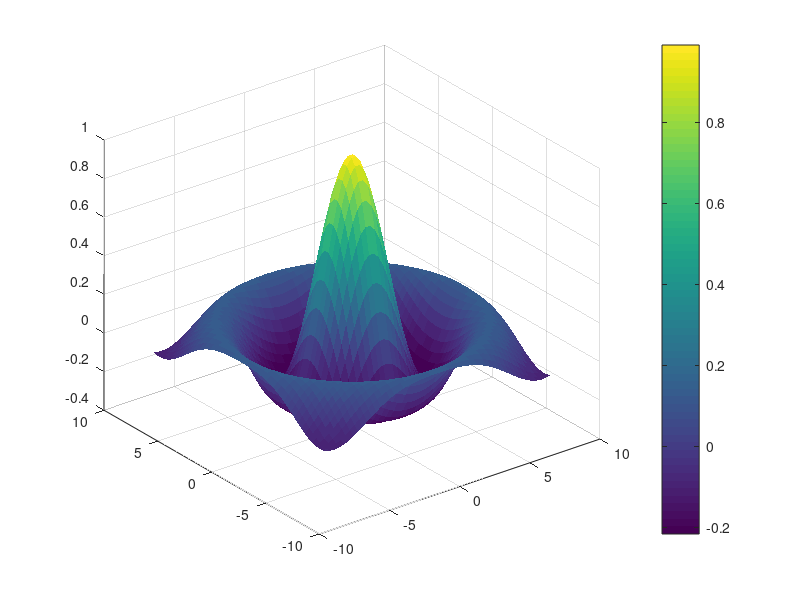

The MATLAB source for this figure:
[X, Y] = meshgrid(linspace(-8, 8, 50));
R = sqrt(X.^2 + Y.^2) + eps;
Z = sin(R) ./ R;
surf(X, Y, Z, 'EdgeColor','none')
colorbar
